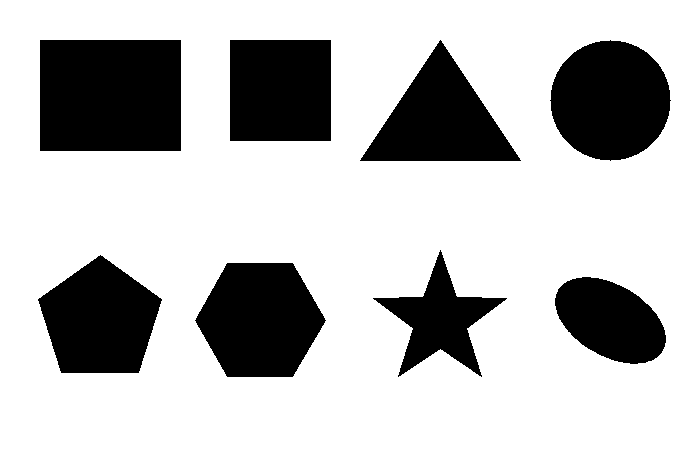
#> input picture computer-vision/week-1/course-files/notebooks/sample.png, 700 x 450 px
$ jupyter execute CV-Week1-Day6.ipynb
#> lines starting #> are read from the running program, lines starting #| are printed output that depends on the picture; after the words box and inside, x2 and y2 are one past the last pixel; in counts of white or black regions, pixels touching at a corner belong together
# Day 6: Contours & Shape Analysis
Today we will cover:
- Contour Detection
- Bounding Boxes
- Convex Hull
- Shape Classification
- Applications
- Lab Exercise
- Mini-Project

[cell 1]
import cv2
import matplotlib.pyplot as plt
import numpy as np

# Load grayscale image
img = cv2.imread('sample.png', 0)   # replace with your image file
#> img: shape (450, 700); 74.3% white; 8 black regions, largest, box (x1, y1, x2, y2) and area: (40, 40, 181, 151) 15651, (550, 40, 671, 161) 11289, (195, 263, 326, 377) 11196

plt.imshow(img, cmap='gray')
plt.title("Original Grayscale Image")
plt.axis('off')
plt.show()

## Contour Detection
- Contours are curves joining continuous points along boundaries.
- Useful for shape analysis and object detection.

[cell 2]
# Threshold to binary
_, thresh = cv2.threshold(img, 127, 255, cv2.THRESH_BINARY)

# Find contours
contours, hierarchy = cv2.findContours(thresh, cv2.RETR_EXTERNAL, cv2.CHAIN_APPROX_SIMPLE)
#> contours = [[[0, 0], [0, 449], [699, 449], [699, 0]]]

# Draw contours
img_contours = cv2.cvtColor(img, cv2.COLOR_GRAY2BGR)
#> img_contours is the input picture: shape (450, 700, 3); 74.3% white; 8 black regions, largest, box (x1, y1, x2, y2) and area: (40, 40, 181, 151) 15651, (550, 40, 671, 161) 11289, (195, 263, 326, 377) 11196
cv2.drawContours(img_contours, contours, -1, (0,255,0), 2)
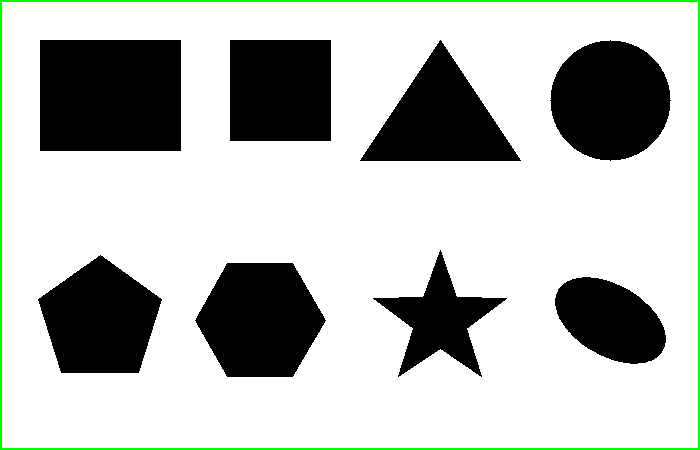
#> img_contours: shape (450, 700, 3); 1.46% of pixels changed, all inside (x1, y1, x2, y2) = (0, 0, 700, 450)

plt.imshow(cv2.cvtColor(img_contours, cv2.COLOR_BGR2RGB))
plt.title("Contours Detected")
plt.axis('off')
plt.show()

## Bounding Boxes
- Smallest rectangle that encloses a contour.
- Useful for object localization.

[cell 3]
img_boxes = cv2.cvtColor(img, cv2.COLOR_GRAY2BGR)
for cnt in contours:
    x,y,w,h = cv2.boundingRect(cnt)
    cv2.rectangle(img_boxes, (x,y), (x+w,y+h), (255,0,0), 2)
#> this loop made 1 pass
#> (cnt, x, y, w, h) on pass 1: ([[0, 0], [0, 449], [699, 449], [699, 0]], 0, 0, 700, 450)
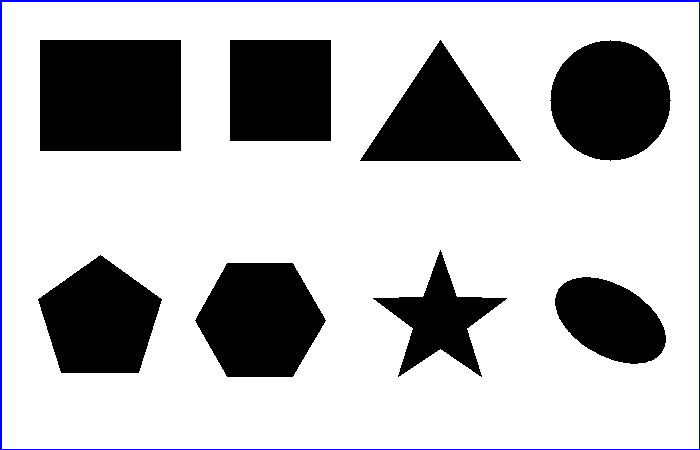
#> img_boxes: shape (450, 700, 3); 1.09% of pixels changed, all inside (x1, y1, x2, y2) = (0, 0, 700, 450)

plt.imshow(cv2.cvtColor(img_boxes, cv2.COLOR_BGR2RGB))
plt.title("Bounding Boxes")
plt.axis('off')
plt.show()

## Convex Hull
- Smallest convex polygon enclosing a contour.
- Useful for shape simplification.

[cell 4]
img_hull = cv2.cvtColor(img, cv2.COLOR_GRAY2BGR)
for cnt in contours:
    hull = cv2.convexHull(cnt)
    cv2.drawContours(img_hull, [hull], 0, (0,0,255), 2)
#> this loop made 1 pass
#> (cnt, hull) on pass 1: ([[0, 0], [0, 449], [699, 449], [699, 0]], [[699, 0], [699, 449], [0, 449], [0, 0]])
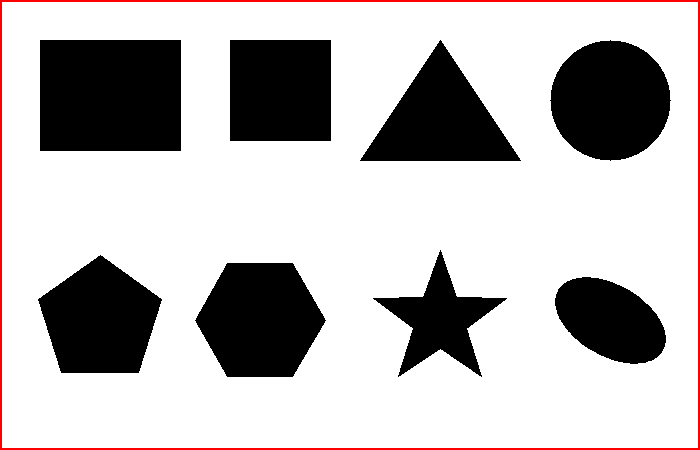
#> img_hull: shape (450, 700, 3); 1.46% of pixels changed, all inside (x1, y1, x2, y2) = (0, 0, 700, 450)

plt.imshow(cv2.cvtColor(img_hull, cv2.COLOR_BGR2RGB))
plt.title("Convex Hulls")
plt.axis('off')
plt.show()

## Shape Classification
- Approximate contours to polygons.
- Count vertices to classify shapes (triangle, rectangle, circle).

[cell 5]
img_shapes = cv2.cvtColor(img, cv2.COLOR_GRAY2BGR)
for cnt in contours:
    approx = cv2.approxPolyDP(cnt, 0.02*cv2.arcLength(cnt, True), True)
    x,y = approx[0][0]
    if len(approx) == 3:
        shape = "Triangle"
    elif len(approx) == 4:
        shape = "Rectangle"
    elif len(approx) > 6:
        shape = "Circle"
    else:
        shape = "Polygon"
    cv2.putText(img_shapes, shape, (x,y), cv2.FONT_HERSHEY_SIMPLEX, 0.5, (0,255,255), 2)
#> this loop made 1 pass
#> (approx, x, y, shape) on pass 1: ([[0, 0], [0, 449], [699, 449], [699, 0]], 0, 0, 'Rectangle')
#> img_shapes: shape (450, 700, 3); 0.03% of pixels changed, all inside (x1, y1, x2, y2) = (1, 0, 76, 6)

plt.imshow(cv2.cvtColor(img_shapes, cv2.COLOR_BGR2RGB))
plt.title("Shape Classification")
plt.axis('off')
plt.show()

## Applications
- Object detection and tracking
- Industrial inspection
- Medical imaging (cell shape analysis)

## Lab Exercise
- Detect contours.
- Draw bounding boxes and convex hulls.
- Classify shapes.

[cell 6]
for cnt in contours:
    x,y,w,h = cv2.boundingRect(cnt)
    cv2.rectangle(img_shapes, (x,y), (x+w,y+h), (255,0,0), 2)
    hull = cv2.convexHull(cnt)
    cv2.drawContours(img_shapes, [hull], 0, (0,0,255), 2)
#> this loop made 1 pass
#> (cnt, x, y, w, h, hull) on pass 1: ([[0, 0], [0, 449], [699, 449], [699, 0]], 0, 0, 700, 450, [[699, 0], [699, 449], [0, 449], [0, 0]])
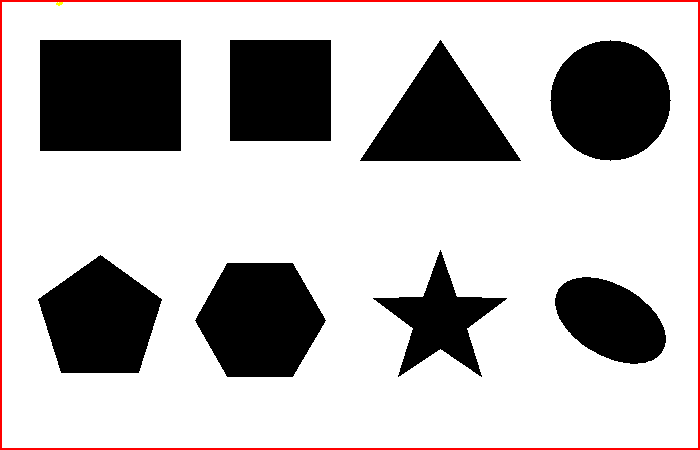
#> img_shapes: shape (450, 700, 3); mean B, G, R 185.7, 185.7, 189.4

plt.imshow(cv2.cvtColor(img_shapes, cv2.COLOR_BGR2RGB))
plt.title("Contours + Boxes + Hulls + Labels")
plt.axis('off')
plt.show()

## Mini‑Project: Shape Detector
- Input: image with multiple geometric shapes.
- Output: contours, bounding boxes, convex hulls, and labels.

[cell 7]
def shape_detector(img_path):
#> called with img_path = 'sample.png'
    img = cv2.imread(img_path, 0)
    _, thresh = cv2.threshold(img, 127, 255, cv2.THRESH_BINARY)
    contours, _ = cv2.findContours(thresh, cv2.RETR_EXTERNAL, cv2.CHAIN_APPROX_SIMPLE)
#> contours = [[[0, 0], [0, 449], [699, 449], [699, 0]]]
    img_out = cv2.cvtColor(img, cv2.COLOR_GRAY2BGR)

    for cnt in contours:
        approx = cv2.approxPolyDP(cnt, 0.02*cv2.arcLength(cnt, True), True)
        x,y = approx[0][0]
        if len(approx) == 3:
            shape = "Triangle"
        elif len(approx) == 4:
            shape = "Rectangle"
        elif len(approx) > 6:
            shape = "Circle"
        else:
            shape = "Polygon"
        cv2.drawContours(img_out, [cnt], -1, (0,255,0), 2)
        cv2.putText(img_out, shape, (x,y), cv2.FONT_HERSHEY_SIMPLEX, 0.5, (0,255,255), 2)
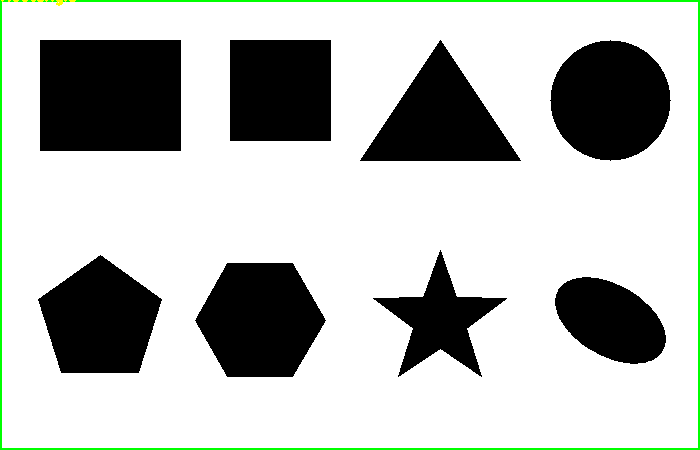
#> img_out: shape (450, 700, 3); 1.46% of pixels changed, all inside (x1, y1, x2, y2) = (0, 0, 700, 450)

    plt.imshow(cv2.cvtColor(img_out, cv2.COLOR_BGR2RGB))
    plt.title("Detected Shapes")
    plt.axis('off')
    plt.show()

# Run mini-project
shape_detector('sample.png')
